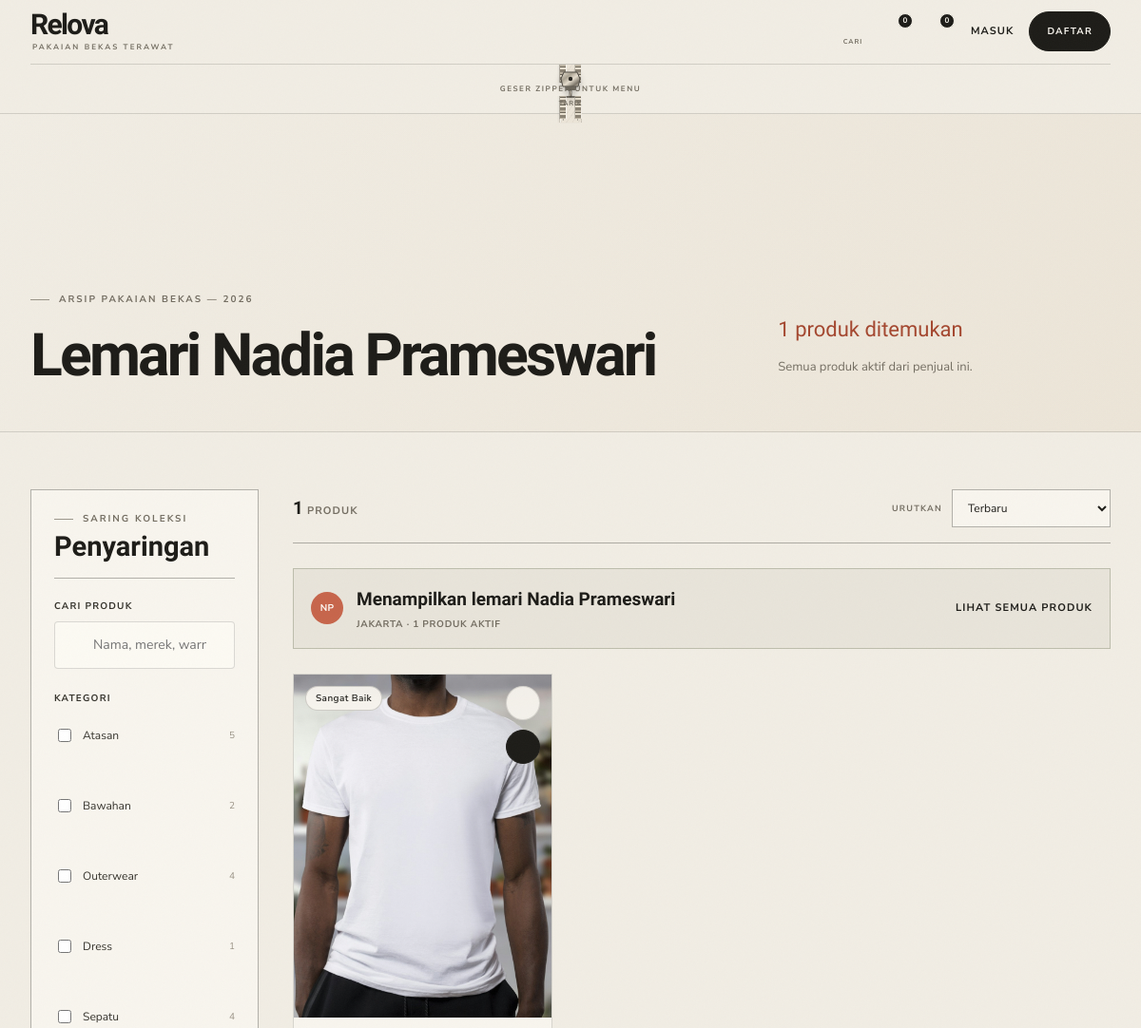
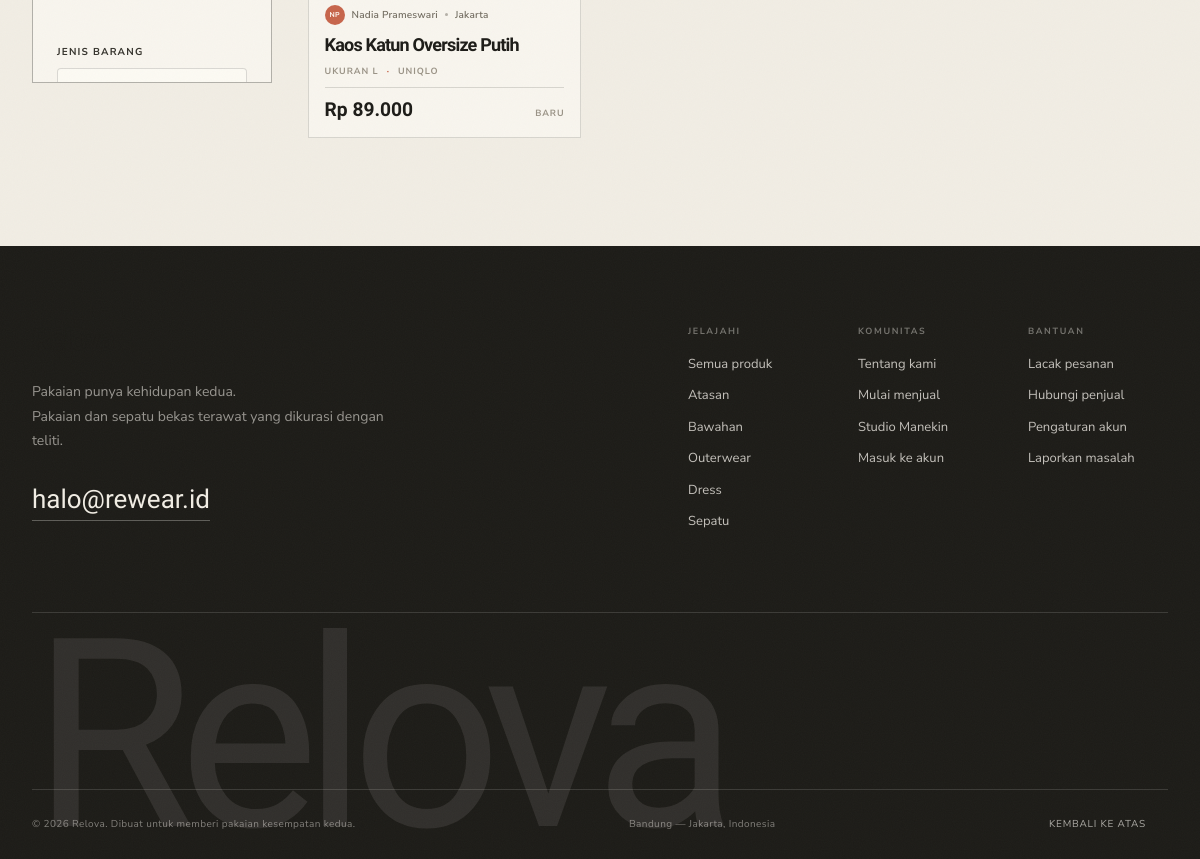
The app's page /jelajahi?penjual=1 with its own data (2 pictures, top to bottom).
### tables this page shows
CREATE TABLE users (
    id INTEGER PRIMARY KEY AUTOINCREMENT,
    name TEXT NOT NULL,
    username TEXT NOT NULL UNIQUE,
    email TEXT NOT NULL UNIQUE,
    password_hash TEXT NOT NULL,
    role TEXT NOT NULL DEFAULT 'pembeli' CHECK (role IN ('pembeli', 'penjual', 'admin')),
    phone TEXT,
    city TEXT,
    address TEXT,
    bio TEXT,
    status TEXT NOT NULL DEFAULT 'aktif' CHECK (status IN ('aktif', 'ditangguhkan')),
    created_at TEXT NOT NULL DEFAULT CURRENT_TIMESTAMP
);

CREATE TABLE categories (
    id INTEGER PRIMARY KEY AUTOINCREMENT,
    name TEXT NOT NULL,
    slug TEXT NOT NULL UNIQUE,
    description TEXT,
    image TEXT,
    type TEXT NOT NULL,
    sort_order INTEGER NOT NULL DEFAULT 0,
    is_active INTEGER NOT NULL DEFAULT 1,
    created_at TEXT NOT NULL DEFAULT CURRENT_TIMESTAMP
);

CREATE TABLE products (
    id INTEGER PRIMARY KEY AUTOINCREMENT,
    seller_id INTEGER NOT NULL,
    category_id INTEGER NOT NULL,
    title TEXT NOT NULL,
    slug TEXT NOT NULL UNIQUE,
    type TEXT NOT NULL CHECK (type IN ('atasan', 'bawahan', 'outerwear', 'dress', 'sepatu')),
    size TEXT NOT NULL,
    price INTEGER NOT NULL CHECK (price >= 0),
    item_condition TEXT NOT NULL CHECK (item_condition IN ('Sangat Baik', 'Baik', 'Cukup Baik')),
    description TEXT NOT NULL,
    brand TEXT,
    color TEXT,
    defect TEXT,
    status TEXT NOT NULL DEFAULT 'aktif' CHECK (status IN ('aktif', 'terjual', 'ditinjau', 'dihapus')),
    view_count INTEGER NOT NULL DEFAULT 0,
    created_at TEXT NOT NULL DEFAULT CURRENT_TIMESTAMP,
    updated_at TEXT NOT NULL DEFAULT CURRENT_TIMESTAMP,
    FOREIGN KEY (seller_id) REFERENCES users(id) ON DELETE CASCADE,
    FOREIGN KEY (category_id) REFERENCES categories(id)
);

### app/views/products/index.php (the view, shortened to what the rows shown need)
<?php
$currentSort = $filters['sort'] ?: 'terbaru';
?>
<section class="catalog-head">
    <div class="container catalog-head__inner">
        <div>
            <span class="eyebrow" data-reveal>Arsip pakaian bekas — <?= date('Y') ?></span>
            <h1 data-reveal><?= $seller ? 'Lemari ' . e($seller['name']) : 'Temukan <em>potongan</em><br>yang menunggumu.' ?></h1>
        </div>
        <div class="catalog-head__meta" data-reveal>
            <span><?= (int) $pagination['total'] ?> produk ditemukan</span>
            <p><?= $seller ? 'Semua produk aktif dari penjual ini.' : 'Setiap barang satu-satunya. Jika kamu menyukainya, jangan menunggu terlalu lama.' ?></p>
        </div>
    </div>
</section>
<section class="catalog-section">
    <div class="container catalog-layout">
        <aside class="filter-panel" data-filter-panel>
            <div class="filter-panel__head">
                <div>
                    <span class="eyebrow">Saring koleksi</span>
                    <strong>Penyaringan</strong>
                </div>
                <button type="button" class="icon-button filter-close" data-filter-close aria-label="Tutup penyaringan"><?= icon('close') ?></button>
            </div>
            <form action="<?= url('/jelajahi') ?>" method="get" class="filter-form">
                <div class="filter-group">
                    <label class="filter-label" for="filter-q">Cari produk</label>
                    <div class="input-with-icon">
                        <?= icon('search') ?>
                        <input id="filter-q" type="search" name="q" value="<?= e($filters['q']) ?>" placeholder="Nama, merek, warna…">
                    </div>
                </div>
                <fieldset class="filter-group">
                    <legend class="filter-label">Kategori</legend>
                    <?php foreach ($categories as $category): ?>
                        <label class="check-row">
                            <input type="checkbox" name="kategori[]" value="<?= e($category['slug']) ?>" <?= in_array($category['slug'], $filters['category'], true) ? 'checked' : '' ?>>
                            <span><?= e($category['name']) ?></span>
                            <small><?= (int) $category['product_count'] ?></small>
                        </label>
                    <?php endforeach; ?>
                </fieldset>
                <div class="filter-group">
                    <label class="filter-label" for="filter-type">Jenis barang</label>
                    <select id="filter-type" name="jenis">
                        <option value="">Semua jenis</option>
                    </select>
                </div>
            </form>
        </aside>
        <div class="catalog-main">
            <div class="catalog-toolbar">
                <p class="catalog-toolbar__count"><span><?= (int) $pagination['total'] ?></span> produk</p>
                <div class="catalog-sort">
                    <label for="sort-select">Urutkan</label>
                    <select id="sort-select" data-sort-select>
                        <option value="terbaru" <?= $currentSort === 'terbaru' ? 'selected' : '' ?>>Terbaru</option>
                    </select>
                </div>
            </div>
            <?php if ($seller): ?>
                <div class="seller-filter-banner">
                    <span class="avatar avatar--sm" style="--avatar-color: <?= e(avatar_color($seller['name'])) ?>"><?= e(initials($seller['name'])) ?></span>
                    <div><strong>Menampilkan lemari <?= e($seller['name']) ?></strong><span><?= e($seller['city'] ?: 'Indonesia') ?> · <?= (int) $seller['active_products'] ?> produk aktif</span></div>
                    <a href="<?= url('/jelajahi') ?>" class="text-link">Lihat semua produk</a>
                </div>
            <?php endif; ?>
            <?php if ($products): ?>
                <div class="product-grid product-grid--catalog">
                    <?php foreach ($products as $product): ?>
                        <?php View::partial('components/product-card', ['product' => $product, 'wishlistIds' => $wishlistIds]); ?>
                    <?php endforeach; ?>
                </div>
            <?php endif; ?>
        </div>
    </div>
</section>

### app/core/helpers.php (shortened to what the rows shown need)
<?php
function config(?string $key = null, mixed $default = null): mixed
{
    static $config = null;
    if ($config === null) {
        $config = require dirname(__DIR__, 2) . '/config/config.php';
    }
    return $config[$key] ?? $default;
}
function base_url(): string
{
    return rtrim((string) config('base_url', ''), '/');
}
function url(string $path = ''): string
{
    $path = '/' . ltrim($path, '/');
    if ($path === '/') {
        return base_url() . '/';
    }
    return base_url() . $path;
}
function media_url(?string $path, string $fallback = 'assets/images/products/kaos-putih.jpg'): string
{
    return base_url() . '/' . ltrim($path, '/');
}
function e(mixed $value): string
{
    return htmlspecialchars((string) $value, ENT_QUOTES | ENT_SUBSTITUTE, 'UTF-8');
}
function query(string $key, mixed $default = ''): mixed
{
    return $_GET[$key] ?? $default;
}
function rupiah(int|float|string|null $amount): string
{
    return 'Rp ' . number_format((float) $amount, 0, ',', '.');
}
function initials(string $name): string
{
    $parts = preg_split('/\s+/', trim($name));
    $parts = array_filter($parts);
    return mb_strtoupper(mb_substr($parts[0], 0, 1) . mb_substr(end($parts), 0, 1));
}
function avatar_color(string $seed): string
{
    $colors = ['#c7654b', '#6d7457', '#a47a54', '#677a82', '#9b6d72', '#7b6e96', '#8d7d58'];
    return $colors[abs(crc32($seed)) % count($colors)];
}
function product_image(?string $path, string $fallback = 'assets/images/products/kaos-putih.jpg'): string
{
    return media_url($path, $fallback);
}
function icon(string $name, string $class = ''): string
{
    $path = $icons[$name] ?? $icons['info'];
    $class = trim('icon ' . $class);
    return '<svg class="' . e($class) . '" viewBox="0 0 24 24" fill="none" stroke="currentColor" stroke-width="1.7" stroke-linecap="round" stroke-linejoin="round" aria-hidden="true">' . $path . '</svg>';
}

### app/views/components/product-card.php (shortened to what the rows shown need)
<?php
$wishlisted = in_array((int) $product['id'], array_map('intval', $wishlistIds ?? []), true);
$isSold = ($product['status'] ?? 'aktif') === 'terjual';
$cardClass = trim('product-card ' . ($class ?? '') . ($isSold ? ' is-sold' : ''));
?>
<article class="<?= e($cardClass) ?>" data-product-card>
    <div class="product-card__media">
        <a href="<?= url('/produk/' . $product['id']) ?>" class="product-card__image-link" aria-label="Lihat <?= e($product['title']) ?>">
            <img src="<?= e(product_image($product['primary_image'] ?? null)) ?>" alt="<?= e($product['title']) ?>" loading="lazy" decoding="async">
        </a>
        <div class="product-card__badges">
            <span class="pill pill--condition"><?= e($product['item_condition'] ?? $product['condition'] ?? 'Baik') ?></span>
        </div>
        <?php if (!$isSold): ?>
            <form action="<?= url('/favorit/' . $product['id'] . '/toggle') ?>" method="post" class="product-card__wishlist" data-wishlist-form>
                <button type="submit" class="round-button <?= $wishlisted ? 'is-active' : '' ?>" aria-label="<?= $wishlisted ? 'Hapus dari favorit' : 'Simpan ke favorit' ?>" data-wishlist-button>
                    <?= icon('heart') ?>
                </button>
            </form>
            <form action="<?= url('/keranjang/tambah/' . $product['id']) ?>" method="post" class="product-card__cart" data-cart-form>
                <button type="submit" class="round-button round-button--dark" aria-label="Tambahkan <?= e($product['title']) ?> ke keranjang">
                    <?= icon('plus') ?>
                </button>
            </form>
        <?php endif; ?>
    </div>
    <div class="product-card__body">
        <div class="product-card__seller">
            <span class="avatar avatar--xs" style="--avatar-color: <?= e(avatar_color($product['seller_name'])) ?>"><?= e(initials($product['seller_name'])) ?></span>
            <span><?= e($product['seller_name']) ?></span>
            <span class="dot-separator"></span>
            <span><?= e($product['seller_city'] ?: 'Indonesia') ?></span>
        </div>
        <h3 class="product-card__title"><a href="<?= url('/produk/' . $product['id']) ?>"><?= e($product['title']) ?></a></h3>
        <div class="product-card__meta">
            <span>Ukuran <?= e($product['size']) ?></span>
            <span><?= e($product['brand'] ?: 'Tanpa merek') ?></span>
        </div>
        <div class="product-card__foot">
            <strong class="product-card__price"><?= rupiah($product['price']) ?></strong>
            <?php if (($product['review_count'] ?? 0) > 0): ?>
                <span class="product-card__rating"><?= icon('star') ?> <?= number_format((float) $product['rating_avg'], 1, ',', '.') ?></span>
            <?php else: ?>
                <span class="product-card__rating product-card__rating--muted">Baru</span>
            <?php endif; ?>
        </div>
    </div>
</article>

### app/core/Router.php (shortened to what the rows shown need)
<?php
class Router
{
    private array $routes = [];
    private function add(string $httpMethod, string $path, string $controller, string $method): void
    {
        $normalized = '/' . trim($path, '/');
        $pattern = preg_replace('#\{([a-zA-Z_]+)\}#', '(?P<$1>[^/]+)', $normalized);
        $this->routes[] = [
            'http' => $httpMethod,
            'path' => $normalized,
            'pattern' => '#^' . $pattern . '/?$#',
            'controller' => $controller,
            'method' => $method,
        ];
    }
    public function dispatch(string $httpMethod, string $uri): void
    {
        $config = require dirname(__DIR__, 2) . '/config/config.php';
        $path = parse_url($uri, PHP_URL_PATH) ?: '/';
        $path = '/' . ltrim($path, '/');
        foreach ($this->routes as $route) {
            if (preg_match($route['pattern'], $path, $matches)) {
                $params = array_filter($matches, 'is_string', ARRAY_FILTER_USE_KEY);
                $method = $route['method'];
                $controller = new $controllerClass();
                $controller->$method(...array_values($params));
                return;
            }
        }
    }
}

### records on screen
users: name "Nadia Prameswari", name "NP", city "JAKARTA"
categories: name "Atasan", product_count "5"
categories: name "Bawahan", product_count "2"
categories: name "Outerwear", product_count "4"
categories: name "Dress", product_count "1"
categories: name "Sepatu", product_count "4"
products: seller_name "NP", seller_name "Nadia Prameswari", seller_city "Jakarta", title "Kaos Katun Oversize Putih", size "L", brand "UNIQLO", price "Rp 89.000"

### other values on screen
$seller['active_products'] "1"
$settingsFooter['contact_email'] "halo@rewear.id"
